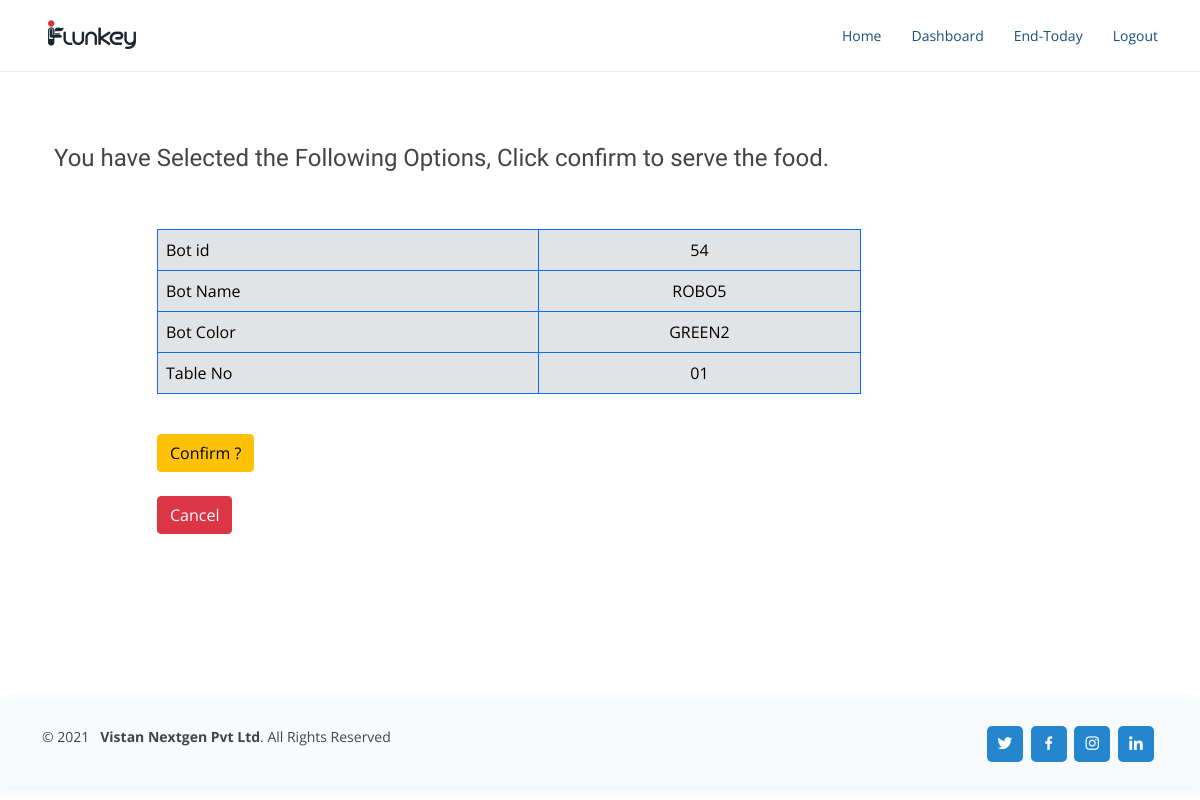
Page /rest/confirm/ (signed in) on the earlier database version.
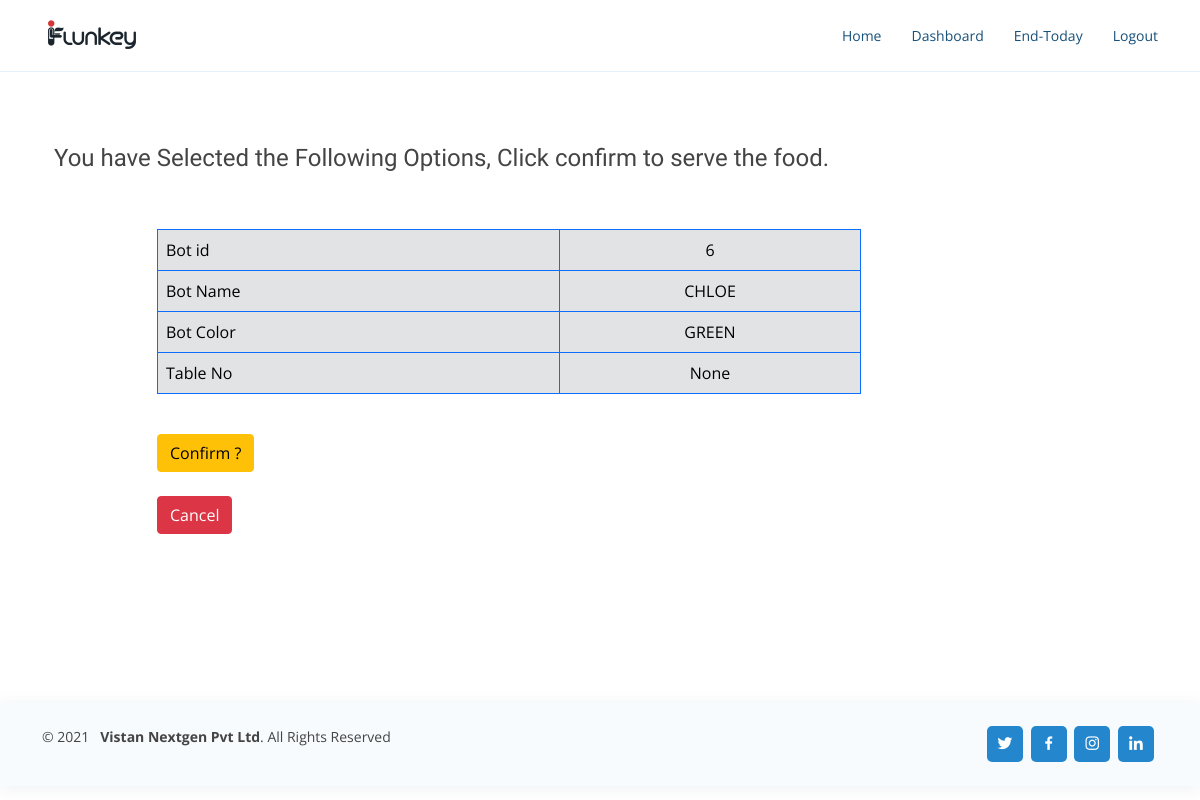
Same page on the later database version.
### RestaurantApp/models.py (models this page shows, shortened)
class TempDelivery(models.Model):
    food_type_choices = (
        ('solid', 'solid'),
        ('liquid', 'liquid'),
    )
    speed_choices = (
        (120, 120),
        (90,90),
    )
    username = models.CharField(max_length= 20, null = True)
    restaurant = models.CharField(max_length = 300)
    bot_name = models.CharField(max_length = 300)
    bot_id = models.IntegerField(null = True)
    bot_color = models.CharField(max_length =100, null = True)
    table_no = models.CharField(max_length = 100, null = True)
    ip = models.CharField(max_length = 100, null = True)
    port = models.IntegerField(null=True)
    food_delivered = models.BooleanField(default = False)
    food_type = models.CharField(max_length = 100, choices = food_type_choices, default = 'solid')
    speed = models.IntegerField(choices = speed_choices, default = 120)
    created_at = models.DateTimeField(auto_now_add = True)
    updated_at = models.DateTimeField(auto_now = True)
    class Meta:
        ordering = ('-id',)
        verbose_name = 'Temporary Delivery'
        verbose_name_plural = 'Temporary Delliveries'

### RestaurantApp/views.py (the view, shortened to what this page needs)
# urls.py: path('confirm/', views.ConfirmDetailsVIew, name = 'confirm-delivery'),
def ConfirmDetailsVIew(request):
    t = TempDelivery.objects.filter(restaurant = request.user.rest.rest_name).latest('pk')
    return render(request, 'RestaurantApp/confirm_delivery.html' ,{'t':t})

### RestaurantApp/models.py (called while the page is built)
    def __str__(self):
        return str(self.rest_name)

### RestaurantApp/templates/RestaurantApp/confirm_delivery.html (shortened to what this page needs)
{% extends 'base.html' %}
{% block content %}
<div class="container"><br><br>
    <form method = "POST">
        <div class="form-row">
            <div class="container">
                <h4>You have Selected the Following Options, Click confirm to serve the food.</h4>
                <br><br>
                <div class="container">
                    <div class="row">
                        <div class="col-1">
                       </div>
                       <div class="col-8">
                        <table class="table table-bordered table-secondary border-primary">
                            <tbody>
                              <tr>
                                <td>Bot id</td>
                                <td class= "text-center">{{t.bot_id}}</td>
                              </tr>
                              <tr>
                                <td>Bot Name</td>
                                <td class= "text-center">{{t.bot_name}}</td>
                              </tr>
                              <tr>
                                <td>Bot Color</td>
                                <td class= "text-center">{{t.bot_color}}</td>
                              </tr>
                              <tr>
                                  <td>Table No</td>
                                  <td class= "text-center">{{t.table_no}}</td>
                              </tr>
                            </tbody>
                          </table> <br>
                          <button type="submit" class = "btn btn-md btn-warning">Confirm ?</button><br><br>
                          <a href="{% url 'BotsApp:bots-list' %}" class = "btn btn-md btn-danger">Cancel</a>
                        </form>
                    </div>
                    <div class="col-3">
                    </div>
        <br>
</div><br><br>
{% endblock %}

Differences in the rows shown:
no longer on this page (row unchanged): TempDelivery: bot_id "54", bot_name "ROBO5", bot_color "GREEN2", table_no "01"
added TempDelivery: bot_id "6", bot_name "CHLOE", bot_color "GREEN", table_no "None"
